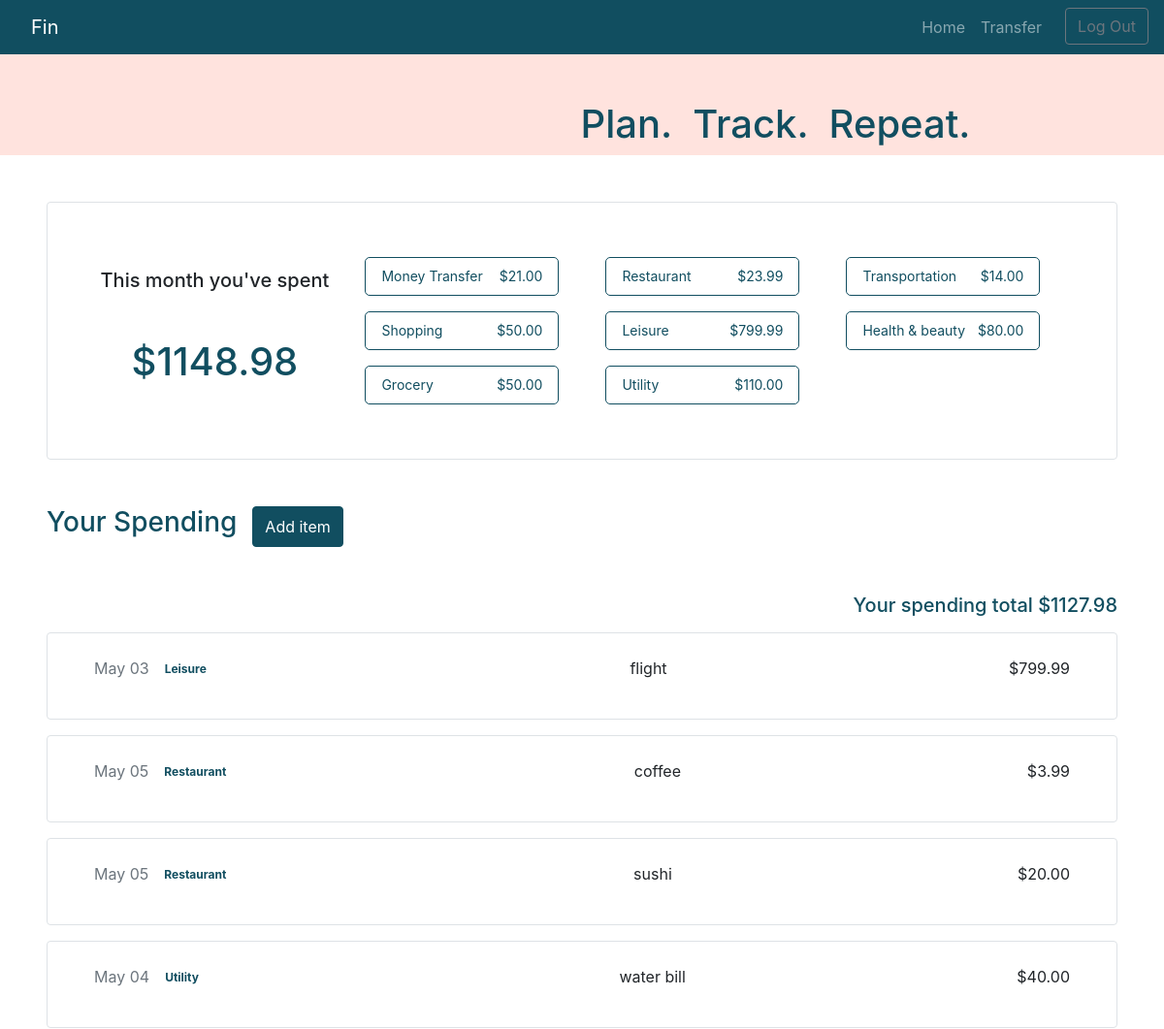
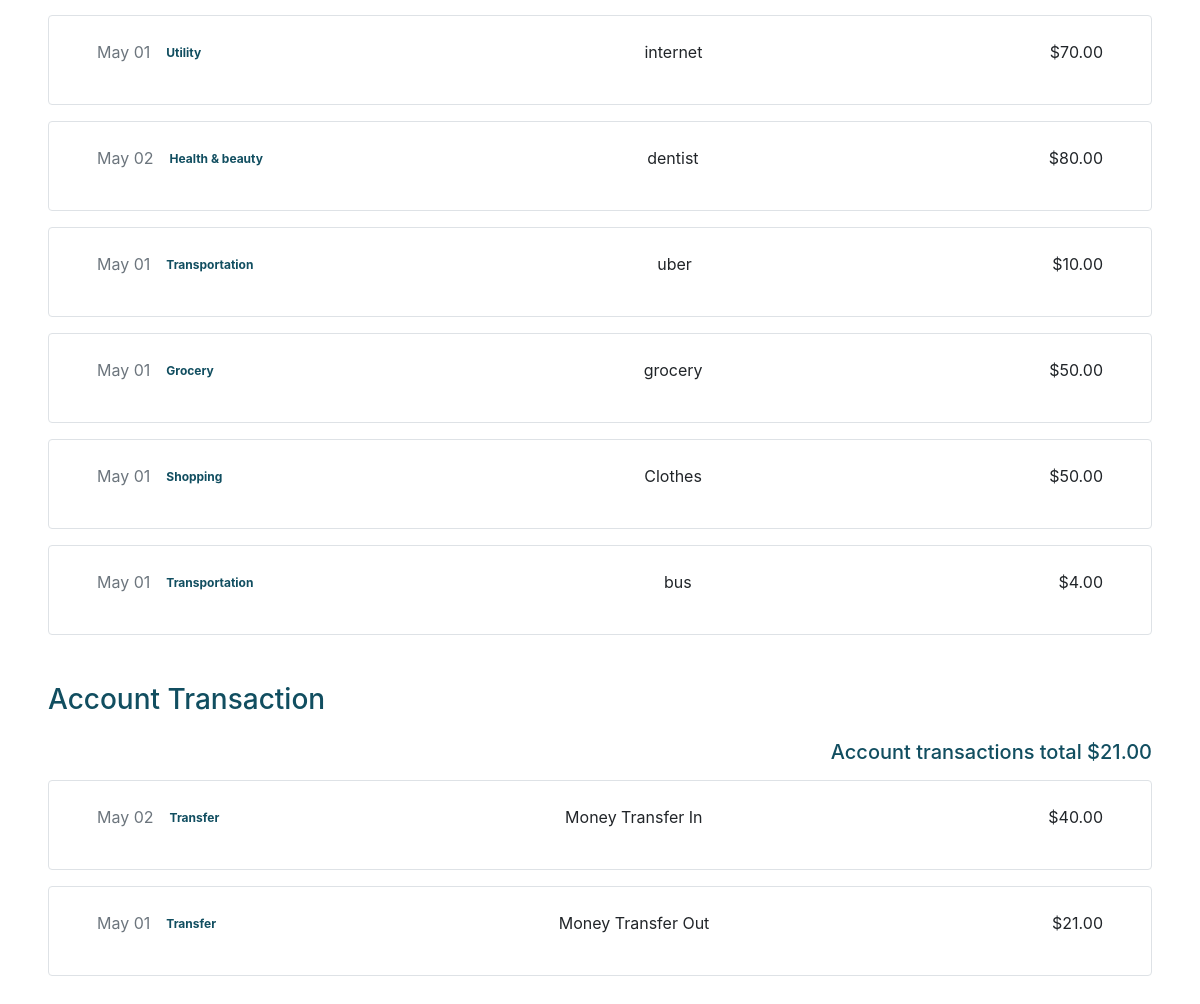
/budget (signed in), run on the app's committed database (2 pictures, top to bottom).
### budget/models.py (models this page shows, shortened)
class Budget(models.Model):
    user = models.ForeignKey("User", on_delete=models.CASCADE)
    timestamp = models.DateField(auto_now_add=False)
    item = models.CharField(max_length=100, null=True)
    item_price = models.DecimalField(max_digits=10, decimal_places=2)
    category = models.ForeignKey("Category", on_delete=models.CASCADE)

class Category(models.Model):
    category = models.CharField(max_length=50)
    def __str__(self):
        return f"{self.category}"

class Spending(models.Model):
    user = models.ForeignKey("User", on_delete=models.CASCADE)
    timestamp = models.DateTimeField(auto_now_add=True)
    item = models.CharField(max_length=100, null=True)
    item_price = models.DecimalField(max_digits=10, decimal_places=2)
    category = models.ForeignKey("Category", on_delete=models.CASCADE)

### budget/views.py (the view)
# urls.py: path("budget", views.budget_view, name="budget"),
@login_required
def budget_view(request):
    spending = Spending.objects.filter(
        user=request.user
    )
    budget = Budget.objects.filter(
        user=request.user
    )
    exclude = Transfer.objects.filter(
        recipient=request.user
    )
    user_budget = User_budget.objects.filter(
        user=request.user
    )
    MoneyTransfer  = User_budget.objects.filter(
        user=request.user, category = 1
    )
    Restaurant = User_budget.objects.filter(
        user=request.user, category = 2
    )
    Transportation = User_budget.objects.filter(
        user=request.user, category = 3
    )
    Shopping = User_budget.objects.filter(
        user=request.user, category = 4
    )
    Services = User_budget.objects.filter(
        user=request.user, category = 5
    )
    Leisure = User_budget.objects.filter(
        user=request.user, category = 6
    )
    Health = User_budget.objects.filter(
        user=request.user, category = 7
    )
    Grocery = User_budget.objects.filter(
        user=request.user, category = 8
    )
    Utility = User_budget.objects.filter(
        user=request.user, category = 9
    )
    total_budget = budget.aggregate(total_budget=Sum("item_price")).get('total_budget')
    total_spending = spending.aggregate(total_spending=Sum("item_price")).get('total_spending')
    total_exclude = exclude.aggregate(total_exclude=Sum("amount")).get('total_exclude')
    startdate = date.today().replace(day=1)
    days_in_month = calendar.monthrange(startdate.year, startdate.month)[1]
    budget = budget.order_by("-id").filter(timestamp__range=[startdate, startdate + timedelta(days=days_in_month)])
    spending = spending.order_by("-id").filter(timestamp__range=[startdate, startdate + timedelta(days=days_in_month)])
    exclude = exclude.filter(timestamp__range=[startdate, startdate + timedelta(days=days_in_month)])
    user_budget = user_budget.filter(timestamp__range=[startdate, startdate + timedelta(days=days_in_month)])
    MoneyTransfer = MoneyTransfer.filter(timestamp__range=[startdate, startdate + timedelta(days=days_in_month)])
    Restaurant = Restaurant.filter(timestamp__range=[startdate, startdate + timedelta(days=days_in_month)])
    Transportation = Transportation.filter(timestamp__range=[startdate, startdate + timedelta(days=days_in_month)])
    Shopping = Shopping.filter(timestamp__range=[startdate, startdate + timedelta(days=days_in_month)])
    Services = Services.filter(timestamp__range=[startdate, startdate + timedelta(days=days_in_month)])
    Leisure = Leisure.filter(timestamp__range=[startdate, startdate + timedelta(days=days_in_month)])
    Health = Health.filter(timestamp__range=[startdate, startdate + timedelta(days=days_in_month)])
    Grocery = Grocery.filter(timestamp__range=[startdate, startdate + timedelta(days=days_in_month)])
    Utility = Utility.filter(timestamp__range=[startdate, startdate + timedelta(days=days_in_month)])
    total_budget = budget.aggregate(total_budget=Sum("item_price")).get('total_budget')
    total_spending = spending.aggregate(total_spending=Sum("item_price")).get('total_spending')
    total_exclude = exclude.aggregate(total_exclude=Sum("amount")).get('total_exclude')
    if total_exclude != None:
        total_exclude = total_exclude
    else:
        total_exclude = 0
    if total_budget != None:
        total_budget = total_budget
    else:
        total_budget = 0
    if total_spending !=None:
        total_spending = total_spending - total_exclude
    else:
        total_spending = 0
    total = total_budget + total_spending
    MoneyTransfer = MoneyTransfer.aggregate(total_exclude=Sum("amount")).get('total_exclude')
    Restaurant = Restaurant.aggregate(total_exclude=Sum("amount")).get('total_exclude')
    Transportation = Transportation.aggregate(total_exclude=Sum("amount")).get('total_exclude')
    Shopping = Shopping.aggregate(total_exclude=Sum("amount")).get('total_exclude')
    Services = Services.aggregate(total_exclude=Sum("amount")).get('total_exclude')
    Leisure = Leisure.aggregate(total_exclude=Sum("amount")).get('total_exclude')
    Health = Health.aggregate(total_exclude=Sum("amount")).get('total_exclude')
    Grocery = Grocery.aggregate(total_exclude=Sum("amount")).get('total_exclude')
    Utility = Utility.aggregate(total_exclude=Sum("amount")).get('total_exclude')
    return render(request, "budget/budget.html", {
        "spendings":spending,
        "budgets":budget,
        "total_budget":'{:0.2f}'.format(total_budget),
        "total_spending":'{:0.2f}'.format(total_spending),
        "total":'{:0.2f}'.format(total),
        "total_moneyTransfer":MoneyTransfer,
        "total_restaurant":Restaurant,
        "total_transportation":Transportation,
        "total_shopping":Shopping,
        "total_services":Services,
        "total_leisure":Leisure,
        "total_health":Health,
        "total_grocery":Grocery,
        "total_utility":Utility,
    })

### budget/templates/budget/budget.html (shortened to what this page needs)
{% extends "budget/layout.html" %}
{% load static %}
{% block body %}
    <div class="d-flex flex-lg-row flex-column  justify-content-around secondary-color-bg ">
        <h1 class="pt-5 align-self-center primary-color">Plan. &nbsp;Track. &nbsp;Repeat.</h3>
    </div>
    <div id="category-vew" class="my-5 mx-5 px-5 py-5 border rounded d-flex flex-row justify-content-around">
        <div id="summary" class="my-auto">
            <h5 class="text-center">This month you've spent</h5>
            <h1 class="primary-color mt-5 text-center">
             {%if total %} ${{total}}
             {% else %} $ 0
             {% endif %}
            </h1>
        </div>
        <div class="category-container">
                {% if total_moneyTransfer %}
                    <div id="category-box" data-cat="Transfer" class="category-box px-3 py-2 pb-0 my-2 mx-4">
                        <div class="d-flex justify-content-between ">
                            <p class="category-text my-0">Money Transfer</p>
                            <span data-cat="Money Transfer" class="category-text">${{total_moneyTransfer|floatformat:'2'}}</span>
                        </div>
                    </div>
                {% endif %}
                {% if total_restaurant %}
                    <div id="category-box" data-cat="Restaurant" class="category-box px-3 py-2 pb-0 my-2 mx-4">
                        <div class="d-flex justify-content-between ">
                            <p class="category-text my-0">Restaurant</p>
                            <span data-cat="Restaurant" class="category-text">${{total_restaurant|floatformat:'2'}}</span>
                        </div>
                    </div>
                {% endif %}
                {% if total_transportation %}
                    <div id="category-box" data-cat="Transportation" class="category-box px-3 py-2 pb-0 my-2 mx-4">
                        <div class="d-flex justify-content-between ">
                            <p class="category-text my-0">Transportation</p>
                            <span data-cat="Transportation" class="category-text">${{total_transportation|floatformat:'2'}}</span>
                        </div>
                    </div>
                {% endif %}
                {% if total_shopping %}
                    <div id="category-box" data-cat="Shopping" class="category-box px-3 py-2 pb-0 my-2 mx-4">
                        <div class="d-flex justify-content-between ">
                            <p class="category-text my-0">Shopping</p>
                            <span data-cat="Shopping" class="category-text">${{total_shopping|floatformat:'2'}}</span>
                        </div>
                    </div>
                {% endif %}
                {% if total_leisure %}
                    <div id="category-box" data-cat="Leisure" class="category-box px-3 py-2 pb-0 my-2 mx-4">
                        <div class="d-flex justify-content-between ">
                            <p class="category-text my-0">Leisure</p>
                            <span data-cat="Leisure" class="category-text">${{total_leisure|floatformat:'2'}}</span>
                        </div>
                    </div>
                {% endif %}
                {% if total_health %}
                    <div id="category-box" data-cat="Health & beauty" class="category-box px-3 py-2 pb-0 my-2 mx-4">
                        <div class="d-flex justify-content-between ">
                            <p class="category-text my-0">Health & beauty</p>
                            <span data-cat="Health & beauty" class="category-text">${{total_health|floatformat:'2'}}</span>
                        </div>
                    </div>
                {% endif %}
                {% if total_grocery %}
                    <div id="category-box" data-cat="Grocery" class="category-box px-3 py-2 pb-0 my-2 mx-4">
                        <div class="d-flex justify-content-between ">
                            <p class="category-text my-0">Grocery</p>
                            <span data-cat="Grocery" class="category-text">${{total_grocery|floatformat:'2'}}</span>
                        </div>
                    </div>
                {% endif %}
                {% if total_utility %}
                    <div id="category-box" data-cat="Utility" class="category-box px-3 py-2 pb-0 my-2 mx-4">
                        <div class="d-flex justify-content-between ">
                            <p class="category-text my-0">Utility</p>
                            <span data-cat="Utility" class="category-text">${{total_utility|floatformat:'2'}}</span>
                        </div>
                    </div>
                {% endif %}
        </div>
    </div>
    <div id="spending-histroy" class="my-5 mx-5">
        <div class="d-flex flex-row">
            <h3 class="primary-color ">Your Spending</h3>
            <button id="add-item" class="ml-3 btn primary-color-btn">Add item</button>
        </div>
        <h5 id="subsummary" class="primary-color d-flex justify-content-end">
            Your spending total {% if total_budget%} ${{total_budget}}
            {% else %} $ 0
            {% endif %}
        </h5>
        {%if budgets %}
            {% for budget in budgets %}
                <div id="budget-box" data-cat="{{budget.category}}" class="d-flex flex-row justify-content-between py-4 px-5 my-3 border rounded">
                            <div class="d-flex flex-colomn date-box">
                                <p class="text-muted">{{budget.timestamp|date:"M d"}}</p>
                                <p class="category ml-3 pt-1">{{budget.category}}</p>
                            </div>
                            <p>{{budget.item}}</p>
                            <p>${{budget.item_price}}</p>
                </div>
            {% endfor %}
        {% else %}
            <div class="d-flex flex-row justify-content-between py-4 px-5 my-3 border rounded">
                <p class="text-muted">No spending yet</p>
            </div>
        {% endif %}
    </div>
   <div id="Account-histroy" class="my-5 mx-5">
        <h3 class="mt-5 mb-4 primary-color ">Account Transaction</h3>
        <h5 id="subsummary" class="primary-color d-flex justify-content-end">
            Account transactions total {% if total_spending %} ${{total_spending}}
            {% else %} $ 0
            {% endif %}
        </h5>
        {% if spendings %}
            {% for spending in spendings %}
                <div id="spending-box" data-cat="{{spending.category}}"  class="d-flex flex-row justify-content-between py-4 px-5 my-3 border rounded">
                        <div class="d-flex flex-colomn">
                            <p class="text-muted">{{spending.timestamp|date:"M d"}}</p>
                            <p class="category ml-3 pt-1">{{spending.category}}</p>
                        </div>
                        <p>{{spending.item}}</p>
                        <p>${{spending.item_price}}</p>
                </div>
            {% endfor %}
        {% else %}
            <div class="d-flex flex-row justify-content-between py-4 px-5 my-3 border rounded">
                <p class="text-muted">No Transactions yet</p>
            </div>
        {% endif %}
    </div>
{% endblock %}

### budget/static/budget/styles.css (style rules this page uses)
.secondary-color-bg { background-color: #ffe3de; }
.primary-color { color: #114e60; }
.primary-color-btn { color: #fff; background-color: #114e60; border-color: #114e60; }
.category { color: #114e60; font-size: 12px; font-weight: bold; }
.date-box { width: 200px; }
.category-text { font-size: 14px; }
.category-box { width: 200px; height: 40px; border-style: solid; border-width: 1px; border-radius: 5px; border-color: #114e60; color: #114e60; }
.category-container { display: grid; grid-template-columns: auto auto auto; }

### data on the page
Budget: timestamp "May 03", category "Leisure", item "flight", item_price "799.99"
Budget: timestamp "May 05", category "Restaurant", item "coffee", item_price "3.99"
Budget: timestamp "May 05", category "Restaurant", item "sushi", item_price "20.00"
Budget: timestamp "May 04", category "Utility", item "water bill", item_price "40.00"
Budget: timestamp "May 01", category "Utility", item "internet", item_price "70.00"
Budget: timestamp "May 02", category "Health & beauty", item "dentist", item_price "80.00"
Budget: timestamp "May 01", category "Transportation", item "uber", item_price "10.00"
Budget: timestamp "May 01", category "Grocery", item "grocery", item_price "50.00"
Budget: timestamp "May 01", category "Shopping", item "Clothes", item_price "50.00"
Budget: timestamp "May 01", category "Transportation", item "bus", item_price "4.00"
Spending: timestamp "May 02", category "Transfer", item "Money Transfer In", item_price "40.00"
Spending: timestamp "May 01", category "Transfer", item "Money Transfer Out", item_price "21.00"

### other printed values
{{ total }} "1148.98"
{{ total_moneyTransfer|floatformat:'2' }} "21.00"
{{ total_restaurant|floatformat:'2' }} "23.99"
{{ total_transportation|floatformat:'2' }} "14.00"
{{ total_shopping|floatformat:'2' }} "50.00"
{{ total_leisure|floatformat:'2' }} "799.99"
{{ total_health|floatformat:'2' }} "80.00"
{{ total_grocery|floatformat:'2' }} "50.00"
{{ total_utility|floatformat:'2' }} "110.00"
{{ total_budget }} "1127.98"
{{ total_spending }} "21.00"
